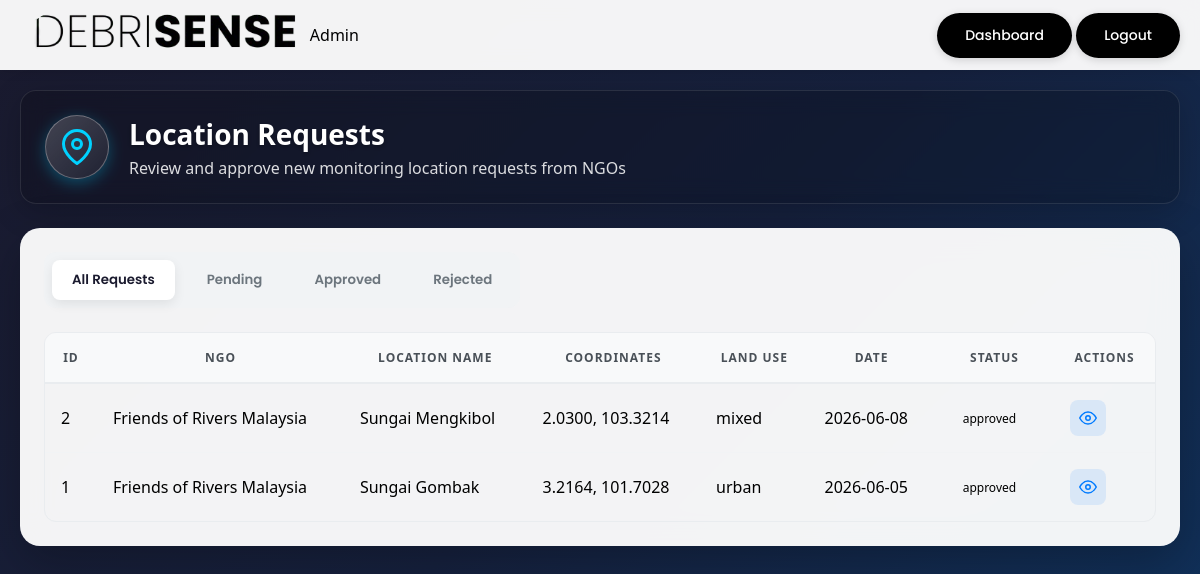
Page /admin/location-requests (signed in) on the committed database.
### models.py (models this page shows, shortened)
class LocationRequest(db.Model):
    __tablename__ = 'location_requests'
    id = db.Column(db.Integer, primary_key=True)
    user_id = db.Column(db.Integer, db.ForeignKey('users.id'), nullable=False)
    location_name = db.Column(db.String(150), nullable=False)
    latitude = db.Column(db.Float, nullable=False)
    longitude = db.Column(db.Float, nullable=False)
    state = db.Column(db.String(100), nullable=True)
    district = db.Column(db.String(100), nullable=True)
    land_use = db.Column(db.String(50), default='urban')
    reason = db.Column(db.Text, nullable=False)
    additional_info = db.Column(db.Text, nullable=True)
    photo = db.Column(db.String(255), nullable=True)
    status = db.Column(db.String(20), default='pending')  # pending, approved, rejected
    admin_response = db.Column(db.Text, nullable=True)
    reviewed_by = db.Column(db.Integer, db.ForeignKey('admins.id'), nullable=True)
    reviewed_at = db.Column(db.DateTime, nullable=True)
    created_river_id = db.Column(db.Integer, db.ForeignKey('rivers.id'), nullable=True)
    requested_at = db.Column(db.DateTime, default=datetime.utcnow)
    user = db.relationship('User', backref=db.backref('location_requests', lazy='dynamic'))
    reviewer = db.relationship('Admin', backref=db.backref('reviewed_requests', lazy='dynamic'))
    created_river = db.relationship('River', backref=db.backref('request', uselist=False))

class User(UserMixin, db.Model):
    __tablename__ = 'users'
    id = db.Column(db.Integer, primary_key=True)
    email = db.Column(db.String(150), unique=True, nullable=False, index=True)
    password_hash = db.Column(db.String(256), nullable=False)
    ngo_name = db.Column(db.String(150), nullable=False)
    phone = db.Column(db.String(20), nullable=True)
    address = db.Column(db.Text, nullable=True)
    profile_image = db.Column(db.String(255), nullable=True, default='default_profile.png')
    is_active = db.Column(db.Boolean, default=True)
    is_verified = db.Column(db.Boolean, default=False)
    created_at = db.Column(db.DateTime, default=datetime.utcnow)
    updated_at = db.Column(db.DateTime, default=datetime.utcnow, onupdate=datetime.utcnow)

### app.py (the view)
@app.route('/admin/location-requests')
@admin_required
def admin_location_requests():
    requests_list = LocationRequest.query.order_by(LocationRequest.requested_at.desc()).all()
    return render_template('admin_location_requests.html', requests=requests_list, admin=current_user)

### app.py (called while the page is built)
@login_manager.user_loader
def load_user(user_id):
    if user_id.startswith('admin_'):
        admin_id = int(user_id.replace('admin_', ''))
        return Admin.query.get(admin_id)
    elif user_id.startswith('user_'):
        ngo_id = int(user_id.replace('user_', ''))
        return User.query.get(ngo_id)
    return None

def admin_required(f):
    @wraps(f)
    def decorated_function(*args, **kwargs):
        if not current_user.is_authenticated:
            if request.path.startswith('/api/'):
                return jsonify({'success': False, 'error': 'Authentication required'}), 401
            flash('Please log in as admin to access this page.', 'warning')
            return redirect(url_for('admin_login'))
        if not isinstance(current_user, Admin):
            if request.path.startswith('/api/'):
                return jsonify({'success': False, 'error': 'Access denied. Admin privileges required.'}), 403
            flash('Access denied. Admin privileges required.', 'error')
            return redirect(url_for('index'))
        return f(*args, **kwargs)
    return decorated_function

### templates/admin_location_requests.html (shortened to what this page needs)
<!DOCTYPE html>
<html lang="en">
<head>
    <link rel="stylesheet" href="{{ url_for('static', filename='css/style.css') }}">
    <link rel="stylesheet" href="{{ url_for('static', filename='css/admin_pages.css') }}">
</head>
<body class="admin-page">
    <nav class="navbar">
        <div class="navbar-container">
            <div class="navbar-logo">
                <a href="{{ url_for('admin_dashboard') }}">
                    <img src="{{ url_for('static', filename='img/debrisenseLogo.png') }}" alt="DebriSense Logo">
                </a>
                <span class="admin-badge">Admin</span>
            </div>
            <div class="navbar-actions">
                <a href="{{ url_for('admin_dashboard') }}" class="navbar-btn">Dashboard</a>
                <a href="{{ url_for('admin_logout') }}" class="navbar-btn logout-btn">Logout</a>
            </div>
        </div>
    </nav>
    <div class="admin-content">
        <div class="admin-container">
            <div class="page-header glass-header">
                <div class="header-icon">
                    <svg width="36" height="36" viewBox="0 0 24 24" fill="none" stroke="currentColor" stroke-width="2"
                        stroke-linecap="round" stroke-linejoin="round">
                        <path d="M21 10c0 7-9 13-9 13s-9-6-9-13a9 9 0 0 1 18 0z"></path>
                        <circle cx="12" cy="10" r="3"></circle>
                    </svg>
                </div>
                <div class="header-text">
                    <h1>Location Requests</h1>
                    <p>Review and approve new monitoring location requests from NGOs</p>
                </div>
            </div>
            <div class="glass-panel main-panel">
                <div class="filter-tabs modern-tabs">
                    <button class="filter-tab active" data-status="all">All Requests</button>
                    <button class="filter-tab" data-status="pending">Pending</button>
                    <button class="filter-tab" data-status="approved">Approved</button>
                    <button class="filter-tab" data-status="rejected">Rejected</button>
                </div>
                <div class="table-container modern-table-wrapper">
                    <table class="data-table modern-table">
                        <thead>
                            <tr>
                                <th>ID</th>
                                <th>NGO</th>
                                <th>Location Name</th>
                                <th>Coordinates</th>
                                <th>Land Use</th>
                                <th>Date</th>
                                <th>Status</th>
                                <th>Actions</th>
                            </tr>
                        </thead>
                        <tbody id="requests-tbody">
                            {% for req in requests %}
                            <tr data-status="{{ req.status }}">
                                <td>{{ req.id }}</td>
                                <td>{{ req.user.ngo_name if req.user else 'Unknown' }}</td>
                                <td>{{ req.location_name }}</td>
                                <td>{{ "%.4f"|format(req.latitude) }}, {{ "%.4f"|format(req.longitude) }}</td>
                                <td>{{ req.land_use }}</td>
                                <td>{{ req.requested_at.strftime('%Y-%m-%d') if req.requested_at else '' }}</td>
                                <td>
                                    <span class="status-badge status-{{ req.status }}">{{ req.status }}</span>
                                </td>
                                <td>
                                    <div class="action-buttons-group">
                                        <button class="action-btn-icon view-btn" title="View Details"
                                            onclick="viewRequest({{ req.id }})">
                                            <svg viewBox="0 0 24 24" width="18" height="18" stroke="currentColor"
                                                stroke-width="2" stroke-linecap="round" stroke-linejoin="round"
                                                fill="none">
                                                <path d="M1 12s4-8 11-8 11 8 11 8-4 8-11 8-11-8-11-8z"></path>
                                                <circle cx="12" cy="12" r="3"></circle>
                                            </svg>
                                        </button>
                                    </div>
                                </td>
                            </tr>
                            {% endfor %}
                        </tbody>
                    </table>
                </div>
            </div>
        </div>
    </div>
</body>
</html>

### static/css/style.css (style rules this page uses)
* { margin: 0; padding: 0; box-sizing: border-box; }
html, body { min-height: 100%; width: 100%; font-family: 'Segoe UI', Tahoma, Geneva, Verdana, sans-serif; overflow-x: hidden; }
html:not(:has(#map)), body:not(:has(#map)) { overflow-y: auto; }
.navbar { position: fixed; top: 0; left: 0; width: 100%; height: 70px; background: rgba(255, 255, 255, 0.95); box-shadow: 0 2px 10px rgba(0, 0, 0, 0.1); z-index: 1000; -webkit-backdrop-filter: blur(10px); backdrop-filter: blur(10px); }
.navbar-container { display: flex; align-items: center; justify-content: space-between; height: 100%; padding: 0 20px; max-width: 100%; }
.navbar-logo { display: flex; align-items: center; }
.navbar-logo img { height: 50px; width: auto; object-fit: contain; }
.navbar-btn { background-color: #000000; color: #ffffff; font-family: 'Poppins', sans-serif; font-size: 14px; font-weight: 500; padding: 12px 28px; border: none; border-radius: 50px; cursor: pointer; transition: all 0.3s ease; box-shadow: 0 2px 8px rgba(0, 0, 0, 0.15); text-decoration: none; display: inline-flex; align-items: center; justify-content: center; }

### static/css/admin_pages.css (style rules this page uses)
.admin-page { background: linear-gradient(135deg, #1a1a2e 0%, #16213e 50%, #0f3460 100%); min-height: 100vh; }
.admin-content { padding-top: 90px; padding-bottom: 40px; }
.admin-container { max-width: 1200px; margin: 0 auto; padding: 0 20px; }
.page-header { margin-bottom: 30px; }
.page-header h1 { font-size: 32px; font-weight: 700; color: white; margin-bottom: 8px; }
.page-header p { color: rgba(255, 255, 255, 0.7); font-size: 16px; }
.status-badge { display: inline-block; padding: 4px 12px; border-radius: 20px; font-size: 12px; font-weight: 500; }
.glass-header { display: flex; align-items: center; gap: 20px; padding: 24px; background: rgba(0, 0, 0, 0.2); backdrop-filter: blur(12px); -webkit-backdrop-filter: blur(12px); border: 1px solid rgba(255, 255, 255, 0.1); border-radius: 16px; margin-bottom: 24px; box-shadow: 0 8px 32px rgba(0, 0, 0, 0.2); color: #fff; transition: transform 0.3s ease; }
.glass-header h1 { color: #fff; font-size: 28px; margin-bottom: 4px; text-shadow: 0 2px 4px rgba(0,0,0,0.3); }
.glass-header p { color: rgba(255, 255, 255, 0.85); margin: 0; }
.header-icon { display: flex; justify-content: center; align-items: center; width: 64px; height: 64px; background: linear-gradient(135deg, rgba(255,255,255,0.2), rgba(255,255,255,0.05)); border-radius: 50%; color: #00d2ff; border: 1px solid rgba(255, 255, 255, 0.3); box-shadow: 0 4px 15px rgba(0, 210, 255, 0.3); }
.glass-panel { background: rgba(255, 255, 255, 0.95); backdrop-filter: blur(16px); -webkit-backdrop-filter: blur(16px); border-radius: 20px; box-shadow: 0 16px 48px rgba(0, 0, 0, 0.25); padding: 24px; }
.modern-tabs { display: flex; gap: 12px; margin-bottom: 24px; background: #f1f3f5; padding: 8px; border-radius: 12px; width: max-content; }
.modern-tabs .filter-tab { background: transparent; border: none; padding: 10px 20px; font-weight: 600; font-family: 'Poppins', sans-serif; color: #6c757d; border-radius: 8px; cursor: pointer; transition: all 0.3s ease; }
.modern-tabs .filter-tab.active { background: #fff; color: #1a1a2e; box-shadow: 0 4px 12px rgba(0,0,0,0.08); }
.modern-table-wrapper { overflow-x: auto; border-radius: 12px; border: 1px solid #e9ecef; }
.modern-table { width: 100%; border-collapse: separate; border-spacing: 0; }
.modern-table th { background: #f8f9fa; color: #495057; font-weight: 600; padding: 16px; text-transform: uppercase; font-size: 12px; letter-spacing: 1px; border-bottom: 2px solid #e9ecef; }
.modern-table td { padding: 16px; vertical-align: middle; border-bottom: 1px solid #f1f3f5; transition: background 0.2s ease; }
.modern-table tbody tr:last-child td { border-bottom: none; }
.action-buttons-group { display: flex; gap: 8px; }
.action-btn-icon { display: flex; align-items: center; justify-content: center; width: 36px; height: 36px; border-radius: 8px; border: none; cursor: pointer; transition: all 0.3s cubic-bezier(0.175, 0.885, 0.32, 1.275); }
.action-btn-icon.view-btn { background: rgba(0, 123, 255, 0.1); color: #007bff; }

### rows in the picture
LocationRequest: id "2", user "Friends of Rivers Malaysia", location_name "Sungai Mengkibol", latitude "2.0300", longitude "103.3214", land_use "mixed", requested_at "2026-06-08", status "approved"
LocationRequest: id "1", user "Friends of Rivers Malaysia", location_name "Sungai Gombak", latitude "3.2164", longitude "101.7028", land_use "urban", requested_at "2026-06-05", status "approved"
